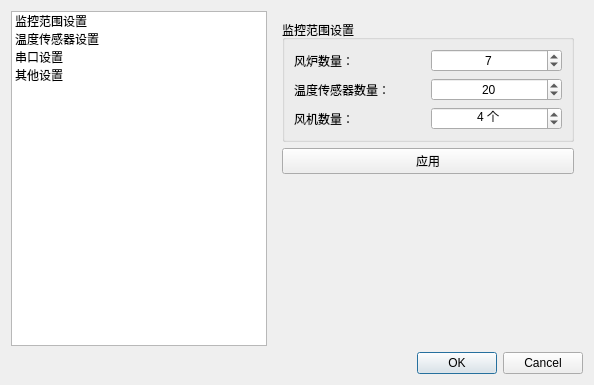
<?xml version="1.0" encoding="UTF-8"?>
<ui version="4.0">
 <class>MonitoringConfigDlg</class>
 <widget class="QDialog" name="MonitoringConfigDlg">
  <property name="geometry">
   <rect>
    <x>0</x>
    <y>0</y>
    <width>594</width>
    <height>385</height>
   </rect>
  </property>
  <property name="windowTitle">
   <string>监控参数设置</string>
  </property>
  <layout class="QVBoxLayout" name="verticalLayout_4">
   <item>
    <layout class="QHBoxLayout" name="horizontalLayout_3">
     <item>
      <widget class="QListWidget" name="lst_configs">
       <property name="sizePolicy">
        <sizepolicy hsizetype="Preferred" vsizetype="Preferred">
         <horstretch>0</horstretch>
         <verstretch>0</verstretch>
        </sizepolicy>
       </property>
       <property name="currentRow">
        <number>-1</number>
       </property>
       <item>
        <property name="text">
         <string>监控范围设置</string>
        </property>
       </item>
       <item>
        <property name="text">
         <string>温度传感器设置</string>
        </property>
       </item>
       <item>
        <property name="text">
         <string>串口设置</string>
        </property>
       </item>
       <item>
        <property name="text">
         <string>其他设置</string>
        </property>
       </item>
      </widget>
     </item>
     <item>
      <widget class="QStackedWidget" name="stack_configs">
       <property name="sizePolicy">
        <sizepolicy hsizetype="Expanding" vsizetype="Expanding">
         <horstretch>0</horstretch>
         <verstretch>0</verstretch>
        </sizepolicy>
       </property>
       <property name="currentIndex">
        <number>0</number>
       </property>
       <widget class="QWidget" name="page_monitor_scope">
        <layout class="QVBoxLayout" name="verticalLayout_2">
         <item>
          <widget class="QGroupBox" name="groupBox">
           <property name="title">
            <string>监控范围设置</string>
           </property>
           <layout class="QVBoxLayout" name="verticalLayout">
            <item>
             <layout class="QHBoxLayout" name="horizontalLayout">
              <item>
               <widget class="QLabel" name="label">
                <property name="text">
                 <string>风炉数量：</string>
                </property>
               </widget>
              </item>
              <item>
               <widget class="QSpinBox" name="spin_boiler_num">
                <property name="alignment">
                 <set>Qt::AlignCenter</set>
                </property>
                <property name="maximum">
                 <number>16</number>
                </property>
                <property name="value">
                 <number>7</number>
                </property>
               </widget>
              </item>
             </layout>
            </item>
            <item>
             <layout class="QHBoxLayout" name="horizontalLayout_2">
              <item>
               <widget class="QLabel" name="label_2">
                <property name="text">
                 <string>温度传感器数量：</string>
                </property>
               </widget>
              </item>
              <item>
               <widget class="QSpinBox" name="spin_sensor_num">
                <property name="alignment">
                 <set>Qt::AlignCenter</set>
                </property>
                <property name="maximum">
                 <number>40</number>
                </property>
                <property name="value">
                 <number>20</number>
                </property>
               </widget>
              </item>
             </layout>
            </item>
            <item>
             <layout class="QHBoxLayout" name="horizontalLayout_7">
              <item>
               <widget class="QLabel" name="label_14">
                <property name="text">
                 <string>风机数量：</string>
                </property>
               </widget>
              </item>
              <item>
               <widget class="QSpinBox" name="spin_fan_num">
                <property name="alignment">
                 <set>Qt::AlignCenter</set>
                </property>
                <property name="suffix">
                 <string> 个</string>
                </property>
                <property name="maximum">
                 <number>8</number>
                </property>
                <property name="value">
                 <number>4</number>
                </property>
               </widget>
              </item>
             </layout>
            </item>
           </layout>
          </widget>
         </item>
         <item>
          <widget class="QPushButton" name="btn_apply_scope">
           <property name="text">
            <string>应用</string>
           </property>
          </widget>
         </item>
         <item>
          <spacer name="verticalSpacer">
           <property name="orientation">
            <enum>Qt::Vertical</enum>
           </property>
           <property name="sizeHint" stdset="0">
            <size>
             <width>20</width>
             <height>40</height>
            </size>
           </property>
          </spacer>
         </item>
        </layout>
       </widget>
       <widget class="QWidget" name="sensor_config">
        <layout class="QVBoxLayout" name="verticalLayout_3">
         <item>
          <widget class="QGroupBox" name="groupBox_2">
           <property name="title">
            <string>温度传感器设置</string>
           </property>
           <layout class="QGridLayout" name="gridLayout">
            <item row="0" column="0">
             <widget class="QLabel" name="label_3">
              <property name="text">
               <string>风炉：</string>
              </property>
             </widget>
            </item>
            <item row="0" column="1" colspan="2">
             <widget class="QComboBox" name="cbo_boiler">
              <property name="currentIndex">
               <number>-1</number>
              </property>
             </widget>
            </item>
            <item row="1" column="0" colspan="3">
             <widget class="Line" name="line">
              <property name="orientation">
               <enum>Qt::Horizontal</enum>
              </property>
             </widget>
            </item>
            <item row="2" column="0">
             <widget class="QLabel" name="label_4">
              <property name="text">
               <string>最低记录温度：</string>
              </property>
             </widget>
            </item>
            <item row="2" column="2">
             <widget class="QSpinBox" name="spin_low_temp">
              <property name="alignment">
               <set>Qt::AlignCenter</set>
              </property>
              <property name="suffix">
               <string> ℃</string>
              </property>
              <property name="maximum">
               <number>99</number>
              </property>
              <property name="value">
               <number>50</number>
              </property>
             </widget>
            </item>
            <item row="3" column="0" colspan="2">
             <widget class="QLabel" name="label_5">
              <property name="text">
               <string>最高记录温度：</string>
              </property>
             </widget>
            </item>
            <item row="3" column="2">
             <widget class="QSpinBox" name="spin_hi_temp">
              <property name="alignment">
               <set>Qt::AlignCenter</set>
              </property>
              <property name="suffix">
               <string> ℃</string>
              </property>
              <property name="value">
               <number>75</number>
              </property>
             </widget>
            </item>
            <item row="4" column="0" colspan="2">
             <widget class="QLabel" name="label_6">
              <property name="text">
               <string>报警温度：</string>
              </property>
             </widget>
            </item>
            <item row="4" column="2">
             <widget class="QSpinBox" name="spin_alert_temp">
              <property name="alignment">
               <set>Qt::AlignCenter</set>
              </property>
              <property name="suffix">
               <string> ℃</string>
              </property>
              <property name="value">
               <number>71</number>
              </property>
             </widget>
            </item>
            <item row="5" column="0" colspan="2">
             <widget class="QLabel" name="label_7">
              <property name="text">
               <string>报警时长：</string>
              </property>
             </widget>
            </item>
            <item row="5" column="2">
             <widget class="QSpinBox" name="spin_alert_time">
              <property name="alignment">
               <set>Qt::AlignCenter</set>
              </property>
              <property name="suffix">
               <string> 秒</string>
              </property>
              <property name="value">
               <number>15</number>
              </property>
             </widget>
            </item>
            <item row="6" column="0" colspan="2">
             <widget class="QLabel" name="label_8">
              <property name="text">
               <string>巴氏消毒时间：</string>
              </property>
             </widget>
            </item>
            <item row="6" column="2">
             <widget class="QSpinBox" name="spin_pasteu_time">
              <property name="alignment">
               <set>Qt::AlignCenter</set>
              </property>
              <property name="suffix">
               <string> 分钟</string>
              </property>
              <property name="value">
               <number>35</number>
              </property>
             </widget>
            </item>
            <item row="7" column="0" colspan="2">
             <widget class="QLabel" name="label_9">
              <property name="text">
               <string>消毒完成报警时长：</string>
              </property>
             </widget>
            </item>
            <item row="7" column="2">
             <widget class="QSpinBox" name="spin_pasteu_alert_time">
              <property name="alignment">
               <set>Qt::AlignCenter</set>
              </property>
              <property name="suffix">
               <string> 秒</string>
              </property>
              <property name="value">
               <number>20</number>
              </property>
             </widget>
            </item>
            <item row="8" column="0" colspan="2">
             <widget class="QCheckBox" name="chk_hi_temp_alert">
              <property name="text">
               <string>温度过高自动报警</string>
              </property>
              <property name="checked">
               <bool>true</bool>
              </property>
              <property name="tristate">
               <bool>false</bool>
              </property>
             </widget>
            </item>
           </layout>
          </widget>
         </item>
         <item>
          <widget class="QPushButton" name="btn_apply_sensor">
           <property name="text">
            <string>应用</string>
           </property>
          </widget>
         </item>
         <item>
          <spacer name="verticalSpacer_2">
           <property name="orientation">
            <enum>Qt::Vertical</enum>
           </property>
           <property name="sizeHint" stdset="0">
            <size>
             <width>20</width>
             <height>41</height>
            </size>
           </property>
          </spacer>
         </item>
        </layout>
       </widget>
       <widget class="QWidget" name="page_com">
        <layout class="QVBoxLayout" name="verticalLayout_7">
         <item>
          <widget class="QGroupBox" name="groupBox_4">
           <property name="title">
            <string>串口设置</string>
           </property>
           <layout class="QVBoxLayout" name="verticalLayout_6">
            <item>
             <layout class="QHBoxLayout" name="horizontalLayout_4">
              <item>
               <widget class="QLabel" name="label_11">
                <property name="text">
                 <string>选择串口：</string>
                </property>
               </widget>
              </item>
              <item>
               <widget class="QComboBox" name="cbo_com">
                <property name="sizePolicy">
                 <sizepolicy hsizetype="Preferred" vsizetype="Fixed">
                  <horstretch>0</horstretch>
                  <verstretch>0</verstretch>
                 </sizepolicy>
                </property>
               </widget>
              </item>
             </layout>
            </item>
            <item>
             <layout class="QHBoxLayout" name="horizontalLayout_5">
              <item>
               <widget class="QLabel" name="label_12">
                <property name="text">
                 <string>波特率：</string>
                </property>
               </widget>
              </item>
              <item>
               <widget class="QComboBox" name="cbo_baudrate">
                <property name="sizePolicy">
                 <sizepolicy hsizetype="Preferred" vsizetype="Fixed">
                  <horstretch>0</horstretch>
                  <verstretch>0</verstretch>
                 </sizepolicy>
                </property>
                <item>
                 <property name="text">
                  <string>115200</string>
                 </property>
                </item>
                <item>
                 <property name="text">
                  <string>19200</string>
                 </property>
                </item>
                <item>
                 <property name="text">
                  <string>14400</string>
                 </property>
                </item>
                <item>
                 <property name="text">
                  <string>9600</string>
                 </property>
                </item>
               </widget>
              </item>
             </layout>
            </item>
            <item>
             <layout class="QHBoxLayout" name="horizontalLayout_6">
              <item>
               <widget class="QLabel" name="label_13">
                <property name="text">
                 <string>采集间隔时间：</string>
                </property>
               </widget>
              </item>
              <item>
               <widget class="QSpinBox" name="spin_acq_interval">
                <property name="alignment">
                 <set>Qt::AlignCenter</set>
                </property>
                <property name="suffix">
                 <string> 秒</string>
                </property>
                <property name="value">
                 <number>1</number>
                </property>
               </widget>
              </item>
             </layout>
            </item>
            <item>
             <layout class="QHBoxLayout" name="horizontalLayout_8">
              <item>
               <widget class="QLabel" name="label_15">
                <property name="text">
                 <string>串口超时：</string>
                </property>
               </widget>
              </item>
              <item>
               <widget class="QSpinBox" name="spin_timeout">
                <property name="alignment">
                 <set>Qt::AlignCenter</set>
                </property>
                <property name="suffix">
                 <string> 毫秒</string>
                </property>
                <property name="maximum">
                 <number>100000</number>
                </property>
                <property name="singleStep">
                 <number>100</number>
                </property>
                <property name="value">
                 <number>1000</number>
                </property>
               </widget>
              </item>
             </layout>
            </item>
           </layout>
          </widget>
         </item>
         <item>
          <widget class="QPushButton" name="btn_apply_com">
           <property name="text">
            <string>应用</string>
           </property>
          </widget>
         </item>
         <item>
          <spacer name="verticalSpacer_4">
           <property name="orientation">
            <enum>Qt::Vertical</enum>
           </property>
           <property name="sizeHint" stdset="0">
            <size>
             <width>20</width>
             <height>198</height>
            </size>
           </property>
          </spacer>
         </item>
        </layout>
       </widget>
       <widget class="QWidget" name="page_others">
        <layout class="QVBoxLayout" name="verticalLayout_5">
         <item>
          <widget class="QGroupBox" name="groupBox_3">
           <property name="title">
            <string>其他信息</string>
           </property>
           <layout class="QGridLayout" name="gridLayout_2">
            <item row="0" column="0">
             <widget class="QLabel" name="label_10">
              <property name="text">
               <string>公司信息：</string>
              </property>
             </widget>
            </item>
            <item row="0" column="1">
             <widget class="QLineEdit" name="edit_company_info"/>
            </item>
           </layout>
          </widget>
         </item>
         <item>
          <widget class="QPushButton" name="btn_apply_others">
           <property name="text">
            <string>应用</string>
           </property>
          </widget>
         </item>
         <item>
          <spacer name="verticalSpacer_3">
           <property name="orientation">
            <enum>Qt::Vertical</enum>
           </property>
           <property name="sizeHint" stdset="0">
            <size>
             <width>20</width>
             <height>228</height>
            </size>
           </property>
          </spacer>
         </item>
        </layout>
       </widget>
      </widget>
     </item>
    </layout>
   </item>
   <item>
    <widget class="QDialogButtonBox" name="buttonBox">
     <property name="orientation">
      <enum>Qt::Horizontal</enum>
     </property>
     <property name="standardButtons">
      <set>QDialogButtonBox::Cancel|QDialogButtonBox::Ok</set>
     </property>
    </widget>
   </item>
  </layout>
 </widget>
 <resources/>
 <connections>
  <connection>
   <sender>buttonBox</sender>
   <signal>accepted()</signal>
   <receiver>MonitoringConfigDlg</receiver>
   <slot>accept()</slot>
   <hints>
    <hint type="sourcelabel">
     <x>248</x>
     <y>254</y>
    </hint>
    <hint type="destinationlabel">
     <x>157</x>
     <y>274</y>
    </hint>
   </hints>
  </connection>
  <connection>
   <sender>buttonBox</sender>
   <signal>rejected()</signal>
   <receiver>MonitoringConfigDlg</receiver>
   <slot>reject()</slot>
   <hints>
    <hint type="sourcelabel">
     <x>316</x>
     <y>260</y>
    </hint>
    <hint type="destinationlabel">
     <x>286</x>
     <y>274</y>
    </hint>
   </hints>
  </connection>
 </connections>
</ui>
